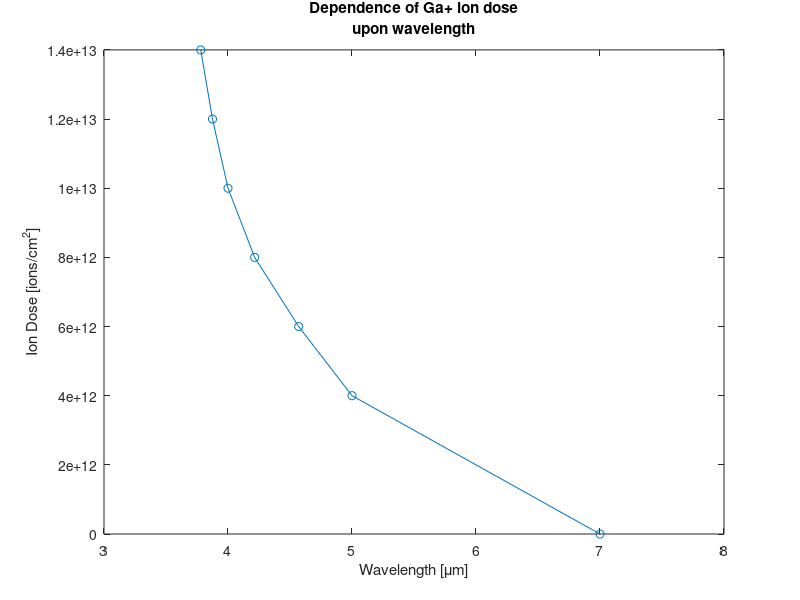
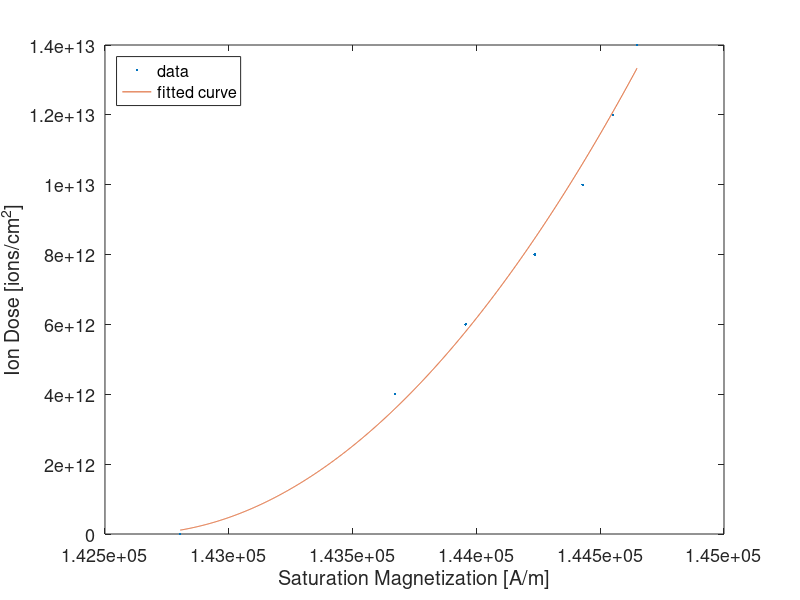
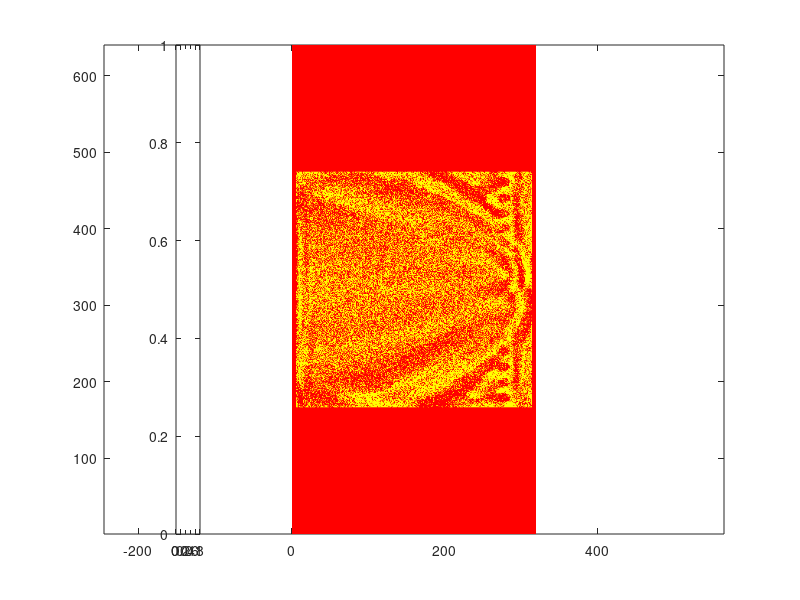

Reproduce these figures in MATLAB, in order. (Note: this script raises an error after producing the figures.)
clear all; close all;

%% Magnonic Crystals: From Simple Models toward Applications Jaros?awW. K?os and Maciej Krawczyk (pg. 288)

% set magnetization directin here:
oop = 1;    % (1: out-of-plane, 0: in-plane)


%% constants
mu0 = 4*pi*1e-7;
if oop
    theta = 0;  % H0 angle, 0 if oop
else
    theta = pi/2;
end

d = 69e-9;      % film thickness
if oop
    Bext = 300e-3;   % applied field in T
else
    Bext = 30e-3;   % applied field in T
end
%% material parameters
Ms_CoFe = 1.4e6;
A_CoFe = 30E-12;
Ms_YIG = 1.4e5;
A_YIG = 3.65E-12;
Ms_Py = 8.6e5;
A_Py = 13E-12;
Bext = 292.79e-3;

Ms0 = Ms_YIG;
A = A_YIG;
gamma = 2*pi*28e9; % Hz/T gamma*mu0=2.21e5 used in OOMMF

%% Measured data
lambda = [7000 5000 4570 4215 4000 3875 3780]*1e-9;
% lambda = [];
ion_dose = [0 4 6 8 10 12 14]*1e12;

figure
plot(lambda*1e6,ion_dose,'o-')
xlabel('Wavelength [\mum]');
ylabel('Ion Dose [ions/cm^2]');
title({['Dependence of Ga+ ion dose'] ['upon wavelength']});

kxx_ = 2*pi./lambda;
Ms_ = [(Ms0*0.5):(Ms0*1.5)];  % If the Ms significantly differs from 
                              % 140 kA/m it's possible that chenge is
                              % needed in limits.
%% Dependence of saturation magnetization upon Ga+ ion dose
for kxx = kxx_
    for Ms = Ms_
        if oop
            H0 = Bext/mu0-Ms; %% effective field
        else
            H0 = Bext/mu0; %% effective field
        end
        
        omegaM = gamma*mu0*Ms;
        omegaHx = gamma*mu0*(H0+2*A/(mu0*Ms).*kxx.^2);
        Px = 1-(1-exp(-abs(kxx)*d))./(abs(kxx)*d);
        Phi2 = pi/2*0;
        omegax = sqrt(omegaHx.*(omegaHx+omegaM*(Px+sin(theta)^2*(1-Px.*(1+cos(Phi2).^2)+omegaM./omegaHx.*(Px.*(1-Px).*sin(Phi2).^2)))));
        if Ms == Ms_(1)
            f = omegax/2/pi;
        else
            f(end+1) = omegax/2/pi;
        end
    end
    [p,~,mu] = polyfit(f,Ms_,2);
    y1 = polyval(p,3.25e9,[],mu);
    if kxx == kxx_(1)
        Ms_levels = y1;
    else
        Ms_levels(end+1) = y1;
    end

    clear f;
end

%% polyfit
[p2,~,mu2] = polyfit(Ms_levels,ion_dose,2);
x2 = min(Ms_levels):max(Ms_levels);
y2 = polyval(p2,x2,[],mu2);

figure
plot(Ms_levels,ion_dose,'.')
hold on;
plot(x2,y2)
xlabel('Saturation Magnetization [A/m]');
ylabel('Ion Dose [ions/cm^2]');

% title({['Dependence of Ga+ ion dose upon'] ['saturation magnetization']});
legend({'data', 'fitted curve'},'location', 'NorthWest');
set(gca,'FontSize',13);

% SaveFig('figure/','DoseVsMs', gcf);

%% Dosemap
load('MsatBinary_ForTest.mat')
Msat = Msat_binary;

dosemap = polyval(p2,Msat,[],mu2);

Msat_min = min(min(Msat));
Msat_max = max(max(Msat));
dose_min = min(min(dosemap));
dose_max = max(max(dosemap));
binary_dosemap = zeros(size(dosemap));
binary_dosemap(dosemap>((dose_min+dose_max)/2)) = dose_max;

figure
pcolor(binary_dosemap); axis equal; shading interp;
colormap autumn;
c = colorbar('YTick',[0:dose_max/6:dose_max],'YTickLabel',round([Msat_min:(Msat_max-Msat_min)/6:Msat_max]/100)/10, 'Position', [.22 .11 .03 .815]);
c2 = colorbar('Position',[.7 .11 .03 .815]);
c.Label.String = "Saturation magnetization [kA/m]";
c2.Label.String = "Ga+ Ion Dose [ions/cm^{2}]";


% title("Dosemap for binary focusing lens");
xticks([0 160 320]);
xticklabels({'0','25','50'});
yticks([0 160 320 480 640]);
yticklabels({'0','25','50', '75', '100'});
xlabel('x [\mum]')
ylabel('y [\mum]')
xlim([0 640]/2);
ylim([0 1280]/2);
set(gca,'FontSize',13);

% SaveFig('figure/','MsatAndDose_WD', gcf);


dose_min_binary = min(min(binary_dosemap));
dose_max_binary = max(max(binary_dosemap));



%% Save .xbm file
binary_image = zeros(size(dosemap));
binary_image(dosemap>((dose_min+dose_max)/2)) = 1;

figure
pcolor(binary_image); axis equal; shading interp;
c = colorbar;
colormap autumn;
% title("Binary image for .xbm");
xticks([0 160 320]);
xticklabels({'0','25','50'});
yticks([0 160 320 480 640]);
yticklabels({'0','25','50', '75', '100'});
xlabel('x [\mum]')
ylabel('y [\mum]')
xlim([0 640]/2);
ylim([0 1280]/2);
set(gca,'FontSize',13);

write_xbm(binary_image,"DosemapBinary_WD.xbm")
